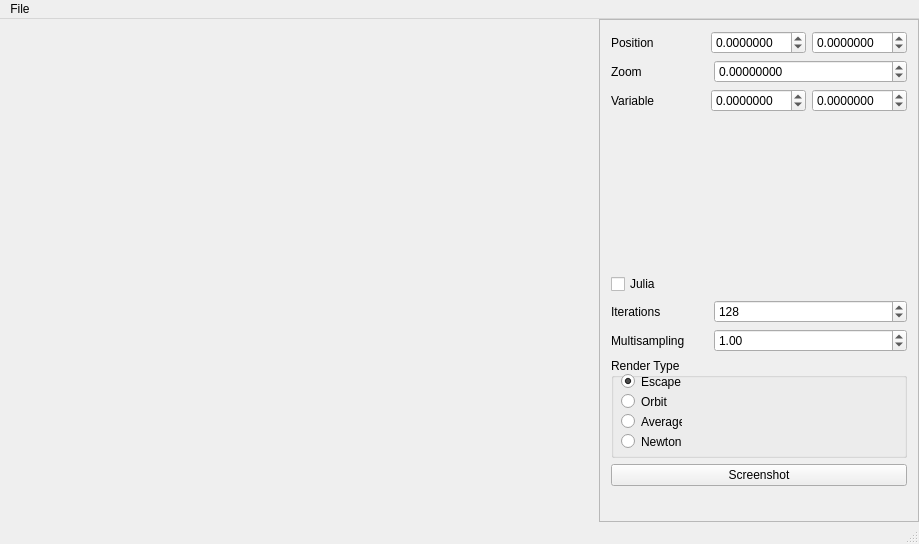
<?xml version="1.0" encoding="UTF-8"?>
<ui version="4.0">
 <class>MainWindow</class>
 <widget class="QMainWindow" name="MainWindow">
  <property name="windowModality">
   <enum>Qt::ApplicationModal</enum>
  </property>
  <property name="geometry">
   <rect>
    <x>0</x>
    <y>0</y>
    <width>919</width>
    <height>544</height>
   </rect>
  </property>
  <property name="windowTitle">
   <string>Fractal</string>
  </property>
  <widget class="QWidget" name="centralWidget">
   <layout class="QHBoxLayout" name="horizontalLayout">
    <property name="spacing">
     <number>0</number>
    </property>
    <property name="leftMargin">
     <number>0</number>
    </property>
    <property name="topMargin">
     <number>0</number>
    </property>
    <property name="rightMargin">
     <number>0</number>
    </property>
    <property name="bottomMargin">
     <number>0</number>
    </property>
    <item>
     <widget class="GLWidget" name="fractal" native="true">
      <property name="sizePolicy">
       <sizepolicy hsizetype="Expanding" vsizetype="Preferred">
        <horstretch>0</horstretch>
        <verstretch>0</verstretch>
       </sizepolicy>
      </property>
      <property name="minimumSize">
       <size>
        <width>0</width>
        <height>0</height>
       </size>
      </property>
      <property name="maximumSize">
       <size>
        <width>16777215</width>
        <height>16777215</height>
       </size>
      </property>
      <property name="focusPolicy">
       <enum>Qt::StrongFocus</enum>
      </property>
     </widget>
    </item>
    <item>
     <widget class="QScrollArea" name="scrollArea">
      <property name="sizePolicy">
       <sizepolicy hsizetype="Fixed" vsizetype="Expanding">
        <horstretch>0</horstretch>
        <verstretch>0</verstretch>
       </sizepolicy>
      </property>
      <property name="minimumSize">
       <size>
        <width>320</width>
        <height>0</height>
       </size>
      </property>
      <property name="verticalScrollBarPolicy">
       <enum>Qt::ScrollBarAsNeeded</enum>
      </property>
      <property name="widgetResizable">
       <bool>true</bool>
      </property>
      <widget class="QWidget" name="scrollAreaWidgetContents">
       <property name="geometry">
        <rect>
         <x>0</x>
         <y>0</y>
         <width>318</width>
         <height>501</height>
        </rect>
       </property>
       <layout class="QVBoxLayout" name="verticalLayout_2">
        <item>
         <layout class="QVBoxLayout" name="verticalLayout">
          <property name="sizeConstraint">
           <enum>QLayout::SetDefaultConstraint</enum>
          </property>
          <item>
           <layout class="QHBoxLayout" name="positionLayout" stretch="1,2">
            <item>
             <widget class="QLabel" name="positionLabel">
              <property name="sizePolicy">
               <sizepolicy hsizetype="Preferred" vsizetype="Preferred">
                <horstretch>0</horstretch>
                <verstretch>0</verstretch>
               </sizepolicy>
              </property>
              <property name="text">
               <string>Position</string>
              </property>
             </widget>
            </item>
            <item>
             <layout class="QHBoxLayout" name="positionBoxLayout">
              <item>
               <widget class="QDoubleSpinBox" name="positionXSpinBox">
                <property name="sizePolicy">
                 <sizepolicy hsizetype="Minimum" vsizetype="Fixed">
                  <horstretch>0</horstretch>
                  <verstretch>0</verstretch>
                 </sizepolicy>
                </property>
                <property name="contextMenuPolicy">
                 <enum>Qt::NoContextMenu</enum>
                </property>
                <property name="decimals">
                 <number>7</number>
                </property>
                <property name="minimum">
                 <double>-10.000000000000000</double>
                </property>
                <property name="maximum">
                 <double>10.000000000000000</double>
                </property>
                <property name="singleStep">
                 <double>0.100000000000000</double>
                </property>
               </widget>
              </item>
              <item>
               <widget class="QDoubleSpinBox" name="positionYSpinBox">
                <property name="sizePolicy">
                 <sizepolicy hsizetype="Minimum" vsizetype="Fixed">
                  <horstretch>0</horstretch>
                  <verstretch>0</verstretch>
                 </sizepolicy>
                </property>
                <property name="decimals">
                 <number>7</number>
                </property>
                <property name="minimum">
                 <double>-10.000000000000000</double>
                </property>
                <property name="maximum">
                 <double>10.000000000000000</double>
                </property>
                <property name="singleStep">
                 <double>0.100000000000000</double>
                </property>
               </widget>
              </item>
             </layout>
            </item>
           </layout>
          </item>
          <item>
           <layout class="QHBoxLayout" name="zoomLayout" stretch="1,2">
            <property name="spacing">
             <number>6</number>
            </property>
            <item>
             <widget class="QLabel" name="zoomLabel">
              <property name="sizePolicy">
               <sizepolicy hsizetype="Preferred" vsizetype="Preferred">
                <horstretch>0</horstretch>
                <verstretch>0</verstretch>
               </sizepolicy>
              </property>
              <property name="text">
               <string>Zoom</string>
              </property>
             </widget>
            </item>
            <item>
             <widget class="QDoubleSpinBox" name="zoomSpinBox">
              <property name="sizePolicy">
               <sizepolicy hsizetype="Minimum" vsizetype="Fixed">
                <horstretch>0</horstretch>
                <verstretch>0</verstretch>
               </sizepolicy>
              </property>
              <property name="decimals">
               <number>8</number>
              </property>
              <property name="minimum">
               <double>-10000000000.000000000000000</double>
              </property>
              <property name="maximum">
               <double>10000000000.000000000000000</double>
              </property>
              <property name="value">
               <double>0.000000000000000</double>
              </property>
             </widget>
            </item>
           </layout>
          </item>
          <item>
           <layout class="QHBoxLayout" name="variableLayout" stretch="1,2">
            <item>
             <widget class="QLabel" name="variableLabel">
              <property name="sizePolicy">
               <sizepolicy hsizetype="Preferred" vsizetype="Preferred">
                <horstretch>0</horstretch>
                <verstretch>0</verstretch>
               </sizepolicy>
              </property>
              <property name="text">
               <string>Variable</string>
              </property>
             </widget>
            </item>
            <item>
             <layout class="QHBoxLayout" name="variableBoxLayout">
              <item>
               <widget class="QDoubleSpinBox" name="variableXSpinBox">
                <property name="sizePolicy">
                 <sizepolicy hsizetype="Minimum" vsizetype="Fixed">
                  <horstretch>0</horstretch>
                  <verstretch>0</verstretch>
                 </sizepolicy>
                </property>
                <property name="decimals">
                 <number>7</number>
                </property>
                <property name="minimum">
                 <double>-10.000000000000000</double>
                </property>
                <property name="maximum">
                 <double>10.000000000000000</double>
                </property>
                <property name="singleStep">
                 <double>0.100000000000000</double>
                </property>
               </widget>
              </item>
              <item>
               <widget class="QDoubleSpinBox" name="variableYSpinBox">
                <property name="sizePolicy">
                 <sizepolicy hsizetype="Minimum" vsizetype="Fixed">
                  <horstretch>0</horstretch>
                  <verstretch>0</verstretch>
                 </sizepolicy>
                </property>
                <property name="decimals">
                 <number>7</number>
                </property>
                <property name="minimum">
                 <double>-10.000000000000000</double>
                </property>
                <property name="maximum">
                 <double>10.000000000000000</double>
                </property>
                <property name="singleStep">
                 <double>0.100000000000000</double>
                </property>
               </widget>
              </item>
             </layout>
            </item>
           </layout>
          </item>
          <item>
           <widget class="ColorSpectrumPicker" name="colorSpectrumPickerWidget" native="true">
            <property name="minimumSize">
             <size>
              <width>0</width>
              <height>150</height>
             </size>
            </property>
           </widget>
          </item>
          <item>
           <widget class="QCheckBox" name="checkBox">
            <property name="sizePolicy">
             <sizepolicy hsizetype="Minimum" vsizetype="Fixed">
              <horstretch>0</horstretch>
              <verstretch>0</verstretch>
             </sizepolicy>
            </property>
            <property name="text">
             <string>Julia</string>
            </property>
           </widget>
          </item>
          <item>
           <layout class="QHBoxLayout" name="interationLayout" stretch="1,2">
            <item>
             <widget class="QLabel" name="label">
              <property name="text">
               <string>Iterations</string>
              </property>
             </widget>
            </item>
            <item>
             <widget class="QSpinBox" name="iterationsSpinBox">
              <property name="minimum">
               <number>16</number>
              </property>
              <property name="maximum">
               <number>2048</number>
              </property>
              <property name="value">
               <number>128</number>
              </property>
             </widget>
            </item>
           </layout>
          </item>
          <item>
           <layout class="QHBoxLayout" name="samplingLayout" stretch="1,2">
            <item>
             <widget class="QLabel" name="label_2">
              <property name="text">
               <string>Multisampling</string>
              </property>
             </widget>
            </item>
            <item>
             <widget class="QDoubleSpinBox" name="samplingFactorSpinBox">
              <property name="decimals">
               <number>2</number>
              </property>
              <property name="minimum">
               <double>0.100000000000000</double>
              </property>
              <property name="maximum">
               <double>16.000000000000000</double>
              </property>
              <property name="singleStep">
               <double>0.100000000000000</double>
              </property>
              <property name="value">
               <double>1.000000000000000</double>
              </property>
             </widget>
            </item>
           </layout>
          </item>
          <item>
           <widget class="QGroupBox" name="renderTypeGroupBox">
            <property name="sizePolicy">
             <sizepolicy hsizetype="Preferred" vsizetype="Minimum">
              <horstretch>0</horstretch>
              <verstretch>0</verstretch>
             </sizepolicy>
            </property>
            <property name="minimumSize">
             <size>
              <width>0</width>
              <height>100</height>
             </size>
            </property>
            <property name="title">
             <string>Render Type</string>
            </property>
            <widget class="QRadioButton" name="escapeRadioButton">
             <property name="enabled">
              <bool>true</bool>
             </property>
             <property name="geometry">
              <rect>
               <x>10</x>
               <y>15</y>
               <width>61</width>
               <height>17</height>
              </rect>
             </property>
             <property name="focusPolicy">
              <enum>Qt::TabFocus</enum>
             </property>
             <property name="text">
              <string>Escape</string>
             </property>
             <property name="checked">
              <bool>true</bool>
             </property>
            </widget>
            <widget class="QRadioButton" name="orbitRadioButton">
             <property name="geometry">
              <rect>
               <x>10</x>
               <y>35</y>
               <width>61</width>
               <height>17</height>
              </rect>
             </property>
             <property name="focusPolicy">
              <enum>Qt::TabFocus</enum>
             </property>
             <property name="text">
              <string>Orbit</string>
             </property>
             <property name="checked">
              <bool>false</bool>
             </property>
            </widget>
            <widget class="QRadioButton" name="averageRadioButton">
             <property name="geometry">
              <rect>
               <x>10</x>
               <y>55</y>
               <width>61</width>
               <height>17</height>
              </rect>
             </property>
             <property name="focusPolicy">
              <enum>Qt::TabFocus</enum>
             </property>
             <property name="text">
              <string>Average</string>
             </property>
            </widget>
            <widget class="QRadioButton" name="newtonRadioButton">
             <property name="geometry">
              <rect>
               <x>10</x>
               <y>75</y>
               <width>61</width>
               <height>17</height>
              </rect>
             </property>
             <property name="focusPolicy">
              <enum>Qt::TabFocus</enum>
             </property>
             <property name="text">
              <string>Newton</string>
             </property>
            </widget>
           </widget>
          </item>
          <item>
           <widget class="QPushButton" name="screenshotButton">
            <property name="text">
             <string>Screenshot</string>
            </property>
           </widget>
          </item>
          <item>
           <spacer name="verticalSpacer">
            <property name="orientation">
             <enum>Qt::Vertical</enum>
            </property>
            <property name="sizeHint" stdset="0">
             <size>
              <width>20</width>
              <height>10</height>
             </size>
            </property>
           </spacer>
          </item>
         </layout>
        </item>
       </layout>
      </widget>
     </widget>
    </item>
   </layout>
  </widget>
  <widget class="QMenuBar" name="menuBar">
   <property name="geometry">
    <rect>
     <x>0</x>
     <y>0</y>
     <width>919</width>
     <height>21</height>
    </rect>
   </property>
   <widget class="QMenu" name="menuFile">
    <property name="title">
     <string>File</string>
    </property>
    <addaction name="actionExit"/>
   </widget>
   <addaction name="menuFile"/>
  </widget>
  <widget class="QStatusBar" name="statusBar">
   <property name="mouseTracking">
    <bool>false</bool>
   </property>
   <property name="statusTip">
    <string/>
   </property>
  </widget>
  <action name="actionExit">
   <property name="text">
    <string>Exit</string>
   </property>
   <property name="shortcut">
    <string>Ctrl+Q</string>
   </property>
  </action>
 </widget>
 <layoutdefault spacing="6" margin="11"/>
 <customwidgets>
  <customwidget>
   <class>GLWidget</class>
   <extends>QWidget</extends>
   <header>glwidget.h</header>
   <container>1</container>
  </customwidget>
  <customwidget>
   <class>ColorSpectrumPicker</class>
   <extends>QWidget</extends>
   <header>colorspectrumpicker.h</header>
   <container>1</container>
  </customwidget>
 </customwidgets>
 <resources/>
 <connections>
  <connection>
   <sender>actionExit</sender>
   <signal>triggered()</signal>
   <receiver>MainWindow</receiver>
   <slot>close()</slot>
   <hints>
    <hint type="sourcelabel">
     <x>-1</x>
     <y>-1</y>
    </hint>
    <hint type="destinationlabel">
     <x>408</x>
     <y>273</y>
    </hint>
   </hints>
  </connection>
 </connections>
</ui>
